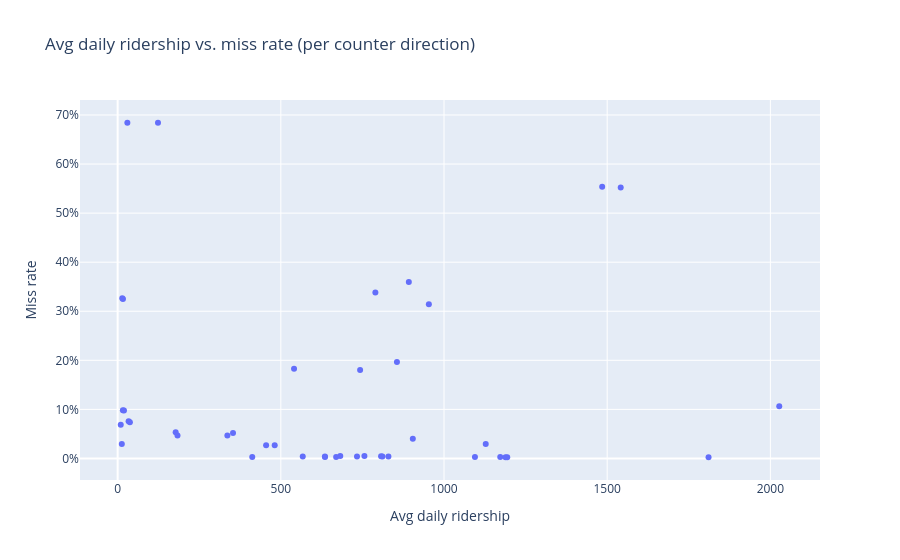

This figure's notebook cell:
### Code cell
import plotly.express as px

fig = px.scatter(
    dir_stats.merge(counter_locations[["location_dir_id", "location_name"]], on="location_dir_id"),
    x="avg", y="miss_rate",
    hover_data=["location_name", "direction"],
    labels={"avg": "Avg daily ridership", "miss_rate": "Miss rate"},
    title="Avg daily ridership vs. miss rate (per counter direction)",
)
fig.update_yaxes(tickformat=".0%")
fig.show()

### Figure 1 — Plotly figure (JSON) as saved in the notebook; plotly's stock layout.template omitted (floating-point values rounded to 4 significant figures)
{"data": [{"customdata": [["Bloor St E, west of Castle Frank Rd (retired)", "Eastbound"], ["Bloor St E, west of Castle Frank Rd (retired)", "Westbound"], ["Bloor St W, west of Oakmount Rd", "Eastbound"], ["Bloor St W, west of Oakmount Rd", "Westbound"], ["Bloor St W, west of Huron St", "Eastbound"], ["Bloor St W, west of Huron St", "Westbound"], ["Bloor St W, west of Huron St (retired)", "Westbound"], ["Bloor St W, east of Palmerston Blvd", "Eastbound"], ["Bloor St W, east of Palmerston Blvd", "Westbound"], ["Bloor St W, east of Palmerston Blvd (retired)", "Eastbound"], ["Bloor St W, east of Palmerston Blvd (retired)", "Westbound"], ["Bloor St W, east of Old Mill Trl", "Eastbound"], ["Bloor St W, east of Old Mill Trl", "Westbound"], ["Keele St, south of Sheppard Ave W (multi-use path)", "Northbound"], ["Keele St, south of Sheppard Ave W (multi-use path)", "Southbound"], ["Sheppard Ave W, west of Sentinel Rd (multi-use path)", "Eastbound"], ["Sheppard Ave W, west of Sentinel Rd (multi-use path)", "Westbound"], ["Sherbourne St, north of Gerrard St", "Northbound"], ["Sherbourne St, north of Gerrard St", "Southbound"], ["Sherbourne St, north of Gerrard St (retired)", "Northbound"], ["Sherbourne St, north of Gerrard St (retired)", "Southbound"], ["Sherbourne St, north of Wellesley St E", "Northbound"], ["Sherbourne St, north of Wellesley St E", "Southbound"], ["Sherbourne St, north of Wellesley St E (retired)", "Northbound"], ["Sherbourne St, north of Wellesley St E (retired)", "Southbound"], ["Yonge St, north of Bloor St", "Northbound"], ["Yonge St, north of Bloor St", "Southbound"], ["Yonge St, north of Davenport Rd", "Northbound"], ["Yonge St, north of Davenport Rd", "Southbound"], ["Yonge St, north of Macpherson Ave", "Northbound"], ["Yonge St, north of Macpherson Ave", "Southbound"], ["Yonge St, north of St Clair Ave", "Northbound"], ["Yonge St, north of St Clair Ave", "Southbound"], ["Yonge St, south of Davisville Ave", "Northbound"], ["Yonge St, south of Davisville Ave", "Southbound"], ["Keele St, north of Four Winds Dr (multi-use path)", "Northbound"], ["Keele St, north of Four Winds Dr (multi-use path)", "Southbound"], ["Murray Ross Pkwy, north of Shoreham Dr (multi-use path)", "Northbound"], ["Murray Ross Pkwy, north of Shoreham Dr (multi-use path)", "Southbound"], ["Millwood Rd, north of Pape Ave/Donlands Ave", "Northbound"], ["Millwood Rd, north of Pape Ave/Donlands Ave", "Southbound"], ["Bloor St E, west of Castle Frank Rd", "Eastbound"], ["Bloor St E, west of Castle Frank Rd", "Westbound"]], "hovertemplate": "Avg daily ridership=%{x}<br>Miss rate=%{y}<br>location_name=%{customdata[0]}<br>direction=%{customdata[1]}<extra></extra>", "legendgroup": "", "marker": {"color": "#636efa", "symbol": "circle"}, "mode": "markers", "name": "", "orientation": "v", "showlegend": false, "type": "scatter", "x": [953.6, 892.2, 454.9, 481.3, 1541.0, 1485.0, 1128.0, 2027.0, 1811.0, 1172.0, 1095.0, 177.8, 183.4, 19.4, 16.05, 9.521, 12.76, 635.1, 733.5, 855.8, 904.5, 669.5, 829.7, 742.9, 811.3, 635.3, 807.2, 682.1, 756.1, 540.5, 789.7, 412.4, 567.2, 336.2, 353.5, 33.56, 37.53, 16.28, 14.21, 29.73, 123.6, 1194.0, 1189.0], "xaxis": "x", "y": [0.3143, 0.3597, 0.02667, 0.02667, 0.5523, 0.5538, 0.0292, 0.1065, 0.002662, 0.002729, 0.002729, 0.05321, 0.04695, 0.09751, 0.09824, 0.06872, 0.02953, 0.003956, 0.003956, 0.1964, 0.0401, 0.003167, 0.003959, 0.1801, 0.003725, 0.00312, 0.00468, 0.004779, 0.004747, 0.1828, 0.3383, 0.003165, 0.003956, 0.04668, 0.05179, 0.07584, 0.07374, 0.3249, 0.3263, 0.6842, 0.6842, 0.002445, 0.002445], "yaxis": "y"}], "layout": {"legend": {"tracegroupgap": 0}, "title": {"text": "Avg daily ridership vs. miss rate (per counter direction)"}, "xaxis": {"anchor": "y", "domain": [0, 1], "title": {"text": "Avg daily ridership"}}, "yaxis": {"anchor": "x", "domain": [0, 1], "tickformat": ".0%", "title": {"text": "Miss rate"}}}}
